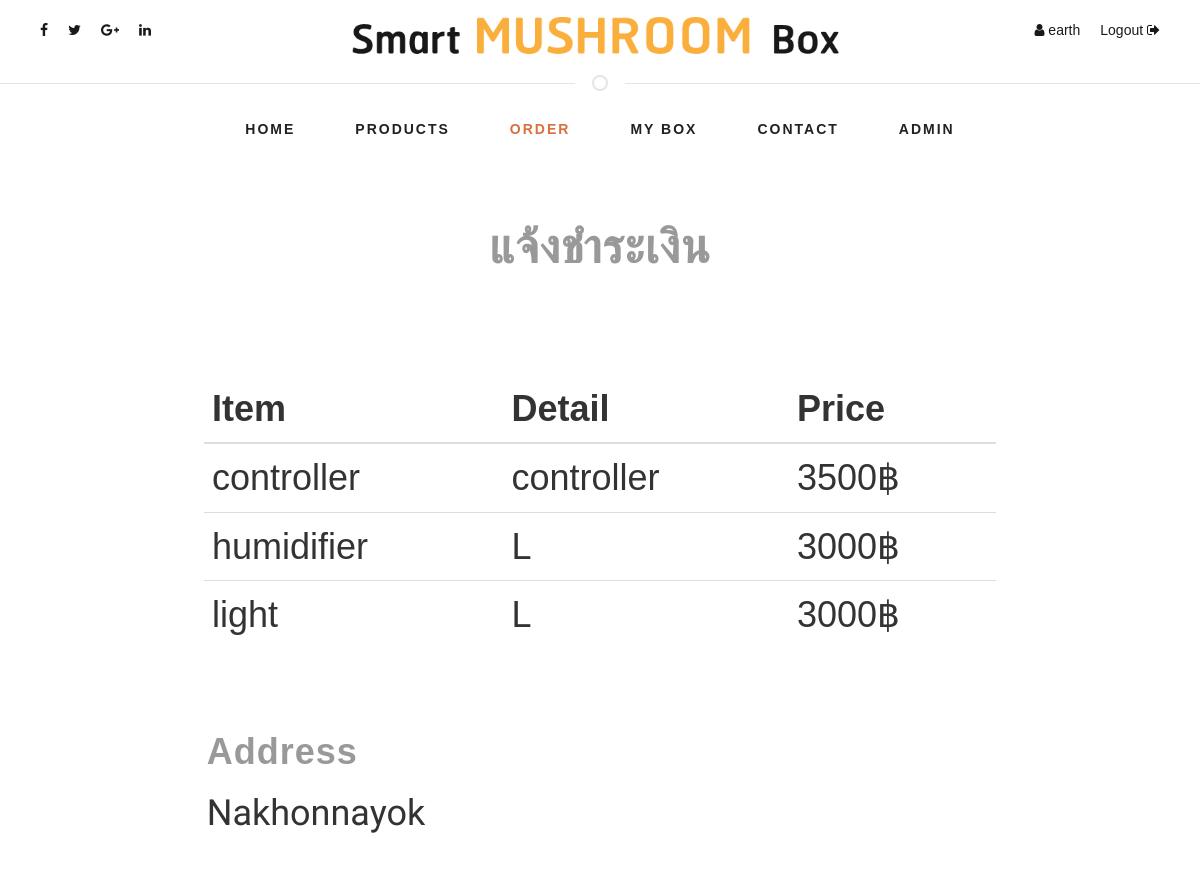
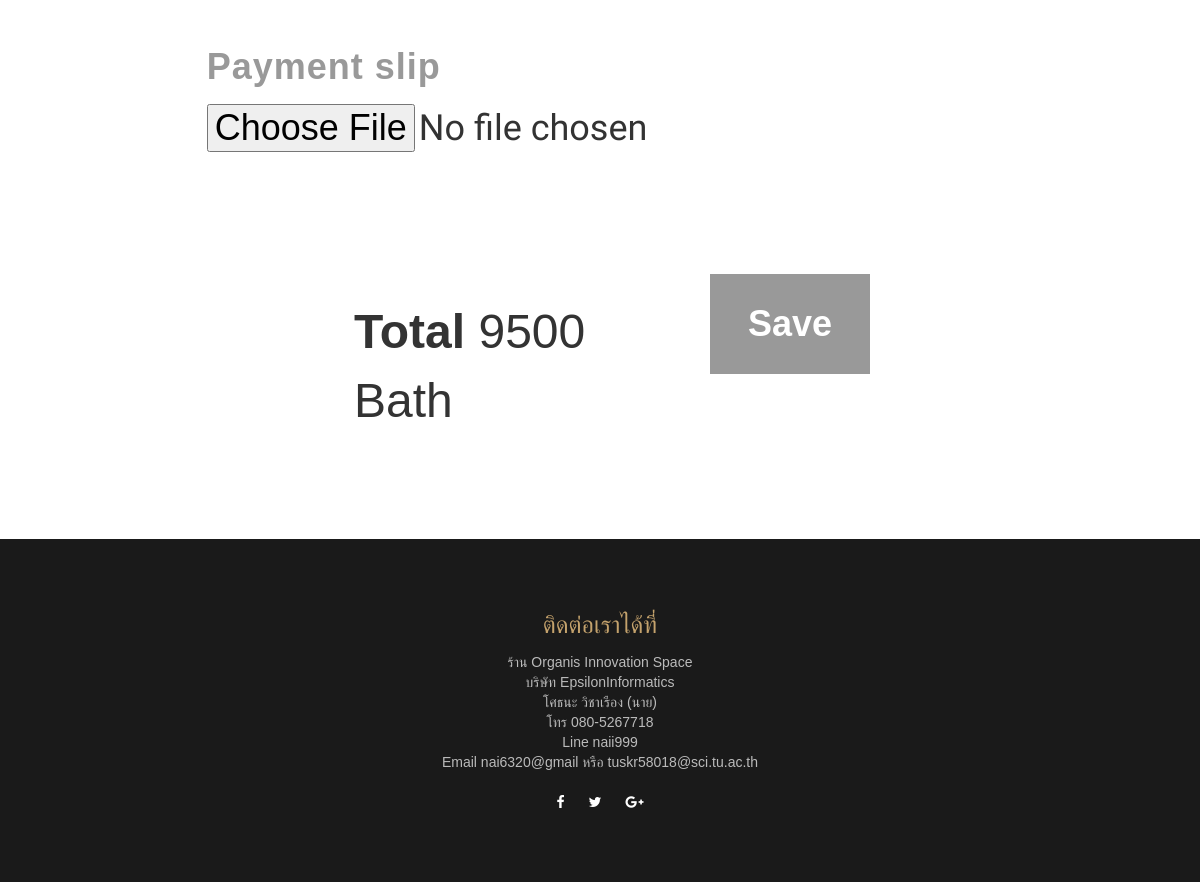
Screenshot of /order/payment/?id=2 (signed in) with the database file from the repository (2 pictures, top to bottom).
### web/models.py (models this page shows, shortened)
class GroupItem(models.Model):
	name 		= models.CharField(max_length=30)
	image 		= models.ImageField(upload_to='img-item/')

class Item(models.Model):
	name 		= models.CharField(max_length=30)
	detail		= models.TextField(blank=True, null=True)
	cost 		= models.FloatField()
	group 		= models.ForeignKey(GroupItem,on_delete=models.CASCADE)

### authentication/models.py (models this page shows, shortened)
class Customer(models.Model):
	address		= models.TextField(blank=True, null=True)
	lineid		= models.CharField(max_length=20, blank=True, null=True)
	facebook	= models.CharField(max_length=50, blank=True, null=True)
	phone		= models.CharField(max_length=15, blank=True, null=True)
	user 		= models.ForeignKey('auth.User',on_delete=models.CASCADE)

### web/views.py (the view)
# urls.py: path('order/payment/',					views.web_order_payment,name='web_order_payment'),
@login_required
def web_order_payment(request):
	try:
		order = WebModels.Order.objects.get(id=request.GET['id'],user=request.user)
		items = []
		total = 0
		for item_id in json.loads(order.items):
			try:
				aItem = WebModels.Item.objects.get(id=item_id)
				items.append({
					'name':aItem.group.name,
					'subname':aItem.name,
					'price':int(aItem.cost)
					})
				total += int(aItem.cost)
			except Exception as e:
				return redirect(web_order)
		if request.method == 'POST':
			if 'imageInput' in request.FILES:
				order.image 	= request.FILES['imageInput']
				order.status 	= '1'
				order.save()
				return redirect(web_order)
	except Exception as e:
		return redirect(web_order)
	return render(request,'web_order_payment.html',{'items':items,'total':total,
		'address':AuthModels.Customer.objects.get(user=request.user).address})

### web/templates/web_order_payment.html (shortened to what this page needs)
{% extends 'web_base.html' %}{% block content %}{% load static %}
<div class="container">
    <div class="row box-group" style="width: 80%; margin: auto;">
        <p class="col-12 t0"><span class="thai_font">แจ้งชำระเงิน</span></p>
        <table class="table">
            <thead class="t1">
                <tr>
                    <th>Item</th>
                    <th>Detail</th>
                    <th>Price</th>
                </tr>
            </thead>
            <tbody>
                {% for item in items %}
                <tr>
                    <td class="t2">{{ item.name }}</td>
                    <td class="t2">{{ item.subname }}</td>
                    <td class="t2">{{ item.price}}฿</td>
                </tr>
                {% endfor %}
            </tbody>
        </table>
    </div>
    <div style="width: 69%; margin: auto; padding-top: 5vmin; margin-bottom: 5vmin;">
        <p class="t0-1">Address</p>
        <p class="t1 thai_font" style="margin: 0px;">{{address}}</p>
    </div>
    <form method="post" id="myForm" enctype="multipart/form-data">{% csrf_token %}
        <div style="width: 69%; margin: auto; padding-top: 2vmin; margin-bottom: 5vmin;">
            <p class="t0-1">Payment slip</p>
            <input type="file" name="imageInput" class="t1 thai_font" accept=".jpg,.png" required>
        </div>
        <div>
            <div class="row" style="width: 50%; padding-top: 5vmin; margin: auto;">
                <div class="col-xs-8">
                    <p class="t-order-total"><span style="font-weight: bold;">Total</span> <span id="total">    {{total}}</span> Bath</p>
                </div>
                <div class="col-xs-4">
                    <input class="t-order-next" type="submit" value ="Save" style="width: 100%;">
                </div>
            </div>
        </div>
    </form>
</div>
<br><br><br>
{% endblock %}

### web/templates/web_base.html (shortened to what this page needs)
<!DOCTYPE html>
<html lang="en">
{% load static %}
<head>
    <link rel="stylesheet" href="https://maxcdn.bootstrapcdn.com/bootstrap/3.3.7/css/bootstrap.min.css">
    <link rel="stylesheet" href="https://maxcdn.bootstrapcdn.com/font-awesome/4.7.0/css/font-awesome.min.css">
    <link rel='stylesheet prefetch' href='http://maxcdn.bootstrapcdn.com/font-awesome/4.2.0/css/font-awesome.min.css'>
    <link href="{% static 'css/style.css' %}" rel="stylesheet">
    <link href="{% static 'css/css_home/style.css' %}" rel="stylesheet">
    <link href="{% static 'css/css_home/responsive.css' %}" rel="stylesheet">
    <link href="{% static 'css/css_uikit/uikit.css' %}" rel="stylesheet">
    <link href="{% static 'css/css_uikit/uikit.min.css' %}" rel="stylesheet">
</head>
<body>
    <header>
        {% if user.is_authenticated %}
        <div class="top-bar">
            <div class="container">
            <div class="desktop">
                <div class="row">
                    <div class="col-md-3">
                        <div class="social pull-left">
                            <ul>
                                <li><a href='www.facebook.com/sothna.vicharueng'><i class="fa fa-facebook"></i></a></li>
                                <li><a href=""><i class="fa fa-twitter"></i></a></li>
                                <li><a href=""><i class="fa fa-google-plus"></i></a></li>
                                <li><a href=""><i class="fa fa-linkedin"></i></a></li>
                            </ul>
                        </div>
                    </div>
                    <div class="col-md-6">
                        <div class="logo-brand ">
                            <img class="logo-head" src="{% static 'images/logo-head.png' %}">
                        </div>
                    </div>
                    <div class="col-md-3">
                        <div class="action pull-right">
                            <ul>
                                <li><a><i class="fa fa-user"></i> {{user.username}}</a>
                                </li>
                                <li><a href="{% url 'logout' %}">Logout <i class="fa fa-sign-out"></i> </a></li>
                            </ul>
                        </div>
                    </div>
                </div>
            </div>
            </div>
        </div>
        {% endif %}
        <hr class="uk-divider-icon ">
    </header>
  <main>
    <div class="navigation">
    <div class="container">
      <nav class="navbar navbar-default">
        <div class="collapse navbar-collapse" id="bs-megadropdown-tabs">
          <ul class="nav navbar-nav">
            <li id="nav-item-1"><a href="/" class="act">Home</a></li>
            <li id="nav-item-2"><a href="{% url 'web_product' %}">Products</a></li>
            <li id="nav-item-4"><a href="{% url 'web_order' %}">Order</a></li>
            <li id="nav-item-3"><a href="{% url 'web_mybox' %}">My box</a></li>
            <li id="nav-item-5"><a href="{% url 'web_contact' %}">Contact</a></li>
            {% if user.is_staff %}
                <li id="nav-item-5"><a href="/admin">Admin</a></li>
                {% endif %}
          </ul>
        </div>
      </nav>
    </div>
  </div>
    {% block content %}
    {% endblock %}
  </main>
    <div class="uk-section uk-section-secondary uk-light " style="background-color:#1A1A1A ">
        <div class="uk-container uk-text-center">
                        <h3 class="thai_font" style="color:#C4A26C">ติดต่อเราได้ที่</h3>
                        <dl class="uk-description-list" style="margin-top: -1%;">
                            <dd> ร้าน Organis Innovation Space </dd>
                            <dd>บริษัท EpsilonInformatics</dd>
                            <dd>โศธนะ วิชาเรือง (นาย)</dd>
                            <dd>โทร 080-5267718</dd>
                            <dd>Line naii999</dd>
                            <dd>Email nai6320@gmail หรือ tuskr58018@sci.tu.ac.th</dd>
                        </dl>
                  <div class="social-contact" >
                                        <ul>
                                            <li><a href="https://web.facebook.com/sothna.vicharueng" ><i class="fa fa-facebook"></i></a></li>
                                            <li><a href="https://twitter.com/sothana09008645"><i class="fa fa-twitter"></i></a></li>
                                            <li><a href="https://plus.google.com/114987676952147018207"><i class="fa fa-google-plus"></i></a></li>
                                        </ul>
                                    </div>
            </div>
    </div>
</body>
</html>

### static/css/style.css (style rules this page uses)
* { box-sizing: border-box; -moz-box-sizing: border-box; -webkit-box-sizing: border-box; font-family: arial; }
body, html { margin: 0; padding: 0; background-size: cover; }

### static/css/css_home/style.css (style rules this page uses)
body { font-family: 'Open Sans', sans-serif; }
a { text-decoration: none; transition: .3s all ease-in-out; }
img { width: 100%; }
.top-bar { background-color: #fff; min-height: 58px; margin: 0 0 -1.0em; }
.social ul, .action ul { list-style: none; padding: 0px; margin: 0px; }
.social ul li, .action ul li { float:left; padding: 20px 10px; }
.social ul li a, .action ul li a { color: #191919; transition: .2s all ease-in-out; }
.navbar-default .navbar-nav > li > a { color: #212121; font-weight: bold; }
.navbar-default .navbar-nav > .active > a, .navbar-default .navbar-nav > .active > a:hover, .navbar-default .navbar-nav > .active > a:focus { background-color: transparent; color :#d8703f; }
.navbar-default .navbar-collapse, .navbar-default .navbar-form { border: none; }
.navbar-default { background: none; border: none; }
.navbar-collapse { padding: 0; }
.navbar-nav > li > a { padding: 29px 18px 0; }
.navbar-nav > li > a { padding: 20px 30px; font-size: 14px; text-transform: uppercase; letter-spacing: 2px; }
.navbar { margin-bottom: 0; z-index: 100; }
.navigation { margin: -1em 0 0; text-align:center; }
.navbar-nav { float: none; }

### web/templates/web_order_payment.html (style rules this page uses)
.box-group { padding: 5vw; padding-top: 5vh; padding-bottom: 0px; text-align: center; }
.t0 { font-size: 4vmin; line-height: 8vmin; text-align: center;color: #999; font-weight: bold; letter-spacing: 1px; padding-bottom: 5vmin; }
.t0-1 { font-size: 3vmin; line-height: 4vmin; text-align: left;color: #999; font-weight: bold; letter-spacing: 1px; margin-bottom: 1vmin; }
.t-order-total { font-size: 4vmin; padding: 2vmin; }
.t-order-next { font-size: 3vmin; background-color: #999; color: #fff; padding: 2vmin; margin: 0px; font-weight: bold; cursor: pointer; text-align: center; border-style: none; width: 100%:; }
.t1 { font-size: 3vmin; text-align: left; }
.t2 { font-size: 3vmin; margin: 0px; padding: 0px; text-align: left; }
a { color: #ff8000; }

### rows the page displays
GroupItem: name "controller"
Item: subname "controller"
GroupItem: name "humidifier"
GroupItem: name "light"
Customer: address "Nakhonnayok"

### other values shown
{{ user.username }} "earth"
{{ item.price }} "3500" "3000" "3000"
{{ item.subname }} "L" "L"
{{ total }} "9500"
